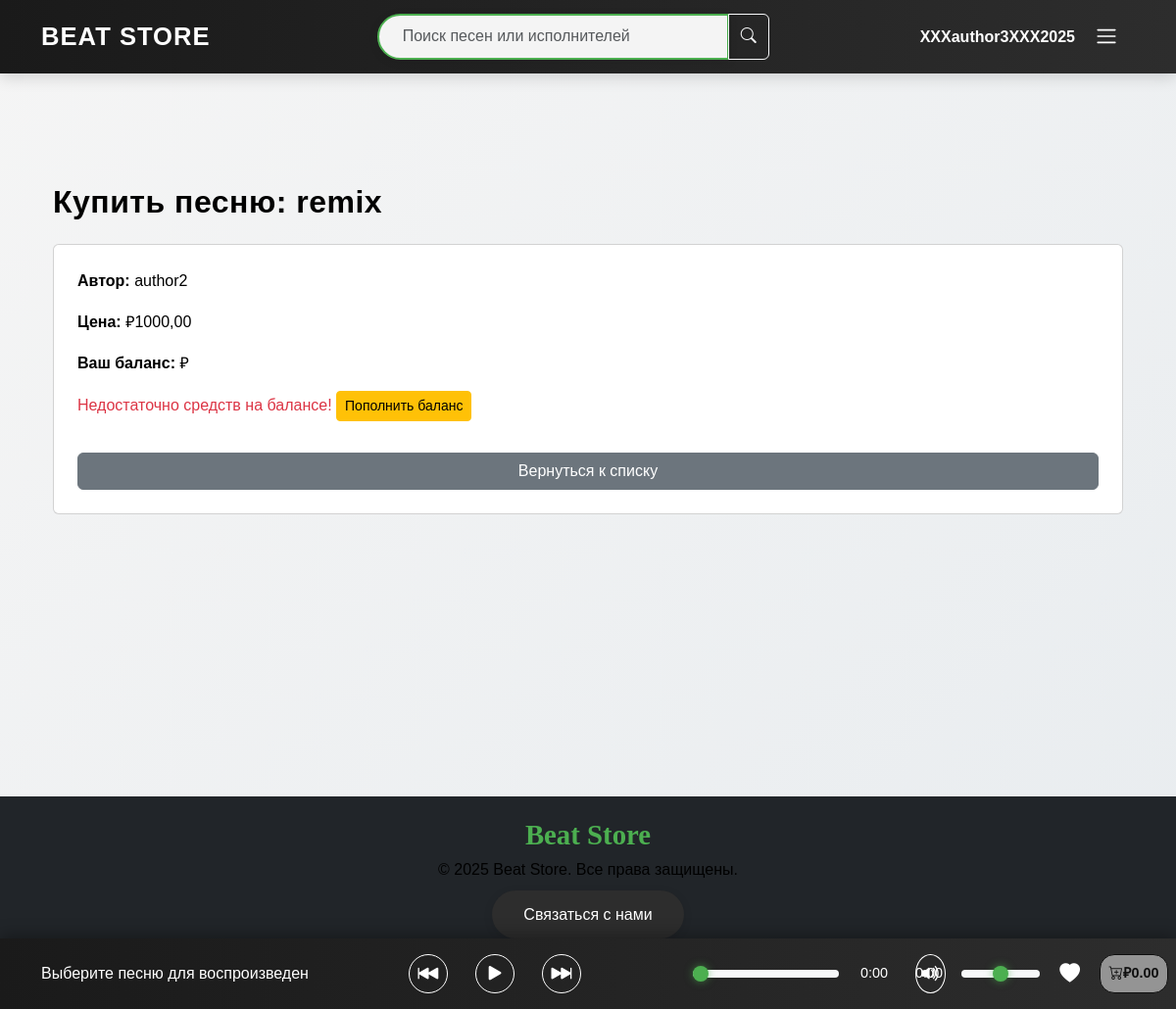
Page /buy/3/ (signed in) on the committed database.
### store/models.py (models this page shows, shortened)
class User(AbstractUser):
    email = models.EmailField(unique=True, verbose_name='Электронная почта')
    balance = models.DecimalField(max_digits=10, decimal_places=2, default=0.00, verbose_name='Баланс')
    class Meta:
        verbose_name = 'Пользователь'
        verbose_name_plural = 'Пользователи'
        indexes = [models.Index(fields=['username', 'email'])]

class Song(models.Model):
    title = models.CharField(max_length=100, verbose_name='Название')
    path = models.FileField(upload_to='songs/', verbose_name='Файл')
    cover = models.ImageField(upload_to='covers/', null=True, blank=True, verbose_name='Обложка')
    likes = models.ManyToManyField(
        User,
        related_name='liked_songs',
        blank=True,
        verbose_name='Лайки'
    )
    author = models.ForeignKey(
        User,
        on_delete=models.CASCADE,
        related_name='songs',
        verbose_name='Автор'
    )
    genre = models.ForeignKey(
        Genre,
        on_delete=models.SET_NULL,
        null=True,
        blank=True,
        verbose_name='Жанр'
    )
    price = models.DecimalField(
        max_digits=8,
        decimal_places=2,
        default=0.00,
        verbose_name='Цена'
    )
    total_plays = models.PositiveIntegerField(default=0, verbose_name='Количество прослушиваний')
    created_at = models.DateTimeField(auto_now_add=True, verbose_name='Дата создания')
    @property
    def total_likes(self):
        return self.likes.count()
    class Meta:
        verbose_name = 'Песня'
        verbose_name_plural = 'Песни'
        ordering = ['-created_at']
        indexes = [
            models.Index(fields=['created_at']),
            models.Index(fields=['total_plays']),
            models.Index(fields=['author', 'created_at']),
        ]

### store/views.py (the view)
# urls.py: path('buy/<int:song_id>/', views.buy_song, name='buy_song'),
@login_required
def buy_song(request, song_id):
    song = get_object_or_404(Song, id=song_id)
    user = request.user
    if Transaction.objects.filter(buyer=user, song=song, is_successful=True).exists():
        messages.error(request, 'Вы уже приобрели эту песню.')
        return redirect('store:cart')
    songs_json = [
        {
            'id': song.id,
            'path': song.path.url,
            'title': song.title,
            'author': song.author.username,
            'total_likes': song.total_likes,
            'price': float(song.price),
            'total_plays': song.total_plays
        }
    ]
    context = {
        'song': song,
        'songs_json': json.dumps(songs_json, ensure_ascii=False),
    }
    return render(request, 'store/buy_song.html', context)

### store/templates/store/buy_song.html (shortened to what this page needs)
{% extends 'store/base.html' %}
{% load static %}
{% block content %}
<main class="container my-4">
    <h2>Купить песню: {{ song.title }}</h2>
    <div class="card p-4">
        <p><strong>Автор:</strong> {{ song.author.username }}</p>
        <p><strong>Цена:</strong> ₽{{ song.price }}</p>
        <p><strong>Ваш баланс:</strong> ₽{{ user_balance }}</p>
        {% if user_balance >= song.price %}
            <form method="post">
                {% csrf_token %}
                <button type="submit" class="btn btn-primary">Купить</button>
            </form>
        {% else %}
            <p class="text-danger">Недостаточно средств на балансе! <a href="{% url 'store:top_up_balance' %}" class="btn btn-sm btn-warning">Пополнить баланс</a></p>
        {% endif %}
        <a href="{% url 'store:music_list' %}" class="btn btn-secondary mt-3">Вернуться к списку</a>
    </div>
</main>
{% endblock %}

### store/templates/store/header.html (shortened to what this page needs)
{% load static %}
<header class="navbar">
    <div class="container">
        <a class="navbar-brand" href="{% url 'store:index' %}">Beat Store</a>
        <form class="search-form mx-auto" action="{% url 'store:music_list' %}" method="get">
            <div class="input-group">
                <input class="search-input form-control" type="search" name="search" placeholder="Поиск песен или исполнителей" aria-label="Поиск">
                <button class="btn btn-outline-light search-btn" type="submit" aria-label="Поиск">
                    <i class="bi bi-search"></i>
                </button>
            </div>
        </form>
        <div class="auth-section">
            {% if user.is_authenticated %}
                <a href="{% url 'store:profile' user.username %}" class="nav-link username">{{ user.username }}</a>
            {% else %}
                <a href="{% url 'store:login' %}" class="auth-btn">Вход</a>
            {% endif %}
        </div>
        <button class="navbar-toggler ms-2" type="button" data-bs-toggle="offcanvas" data-bs-target="#offcanvasNavbar" aria-controls="offcanvasNavbar" aria-label="Переключить навигацию">
            <span class="navbar-toggler-icon"></span>
        </button>
    </div>
</header>

### static/css/style.css (style rules this page uses)
:root { --footer-bg: #1a1a1a; --primary-color: #4CAF50; --dark-bg: #1a1a1a; --light-bg: #f5f5f5; --text-dark: #000000; --text-light: #ffffff; --close-button-color: #ffffff; --transition: all 0.3s ease; --shadow-sm: 0 2px 10px rgba(0, 0, 0, 0.1); --shadow-md: 0 4px 15px rgba(0, 0, 0, 0.15); --like-color: rgb(255, 0, 0); --cart-color: #fefe02; --highlight-color: #ffffff; }
*, *::before, *::after { box-sizing: border-box; margin: 0; padding: 0; }
body { font-family: 'Montserrat', sans-serif; background: linear-gradient(135deg, var(--light-bg) 0%, #e8ecef 100%); color: var(--text-dark); line-height: 1.6; display: flex; flex-direction: column; min-height: 100vh; }
h1, h2, h3, h4, h5, h6 { font-family: 'Gill Sans', 'Gill Sans MT', Calibri, 'Trebuchet MS', sans-serif; color: var(--text-dark); margin-bottom: 1.5rem; font-weight: 700; letter-spacing: 0.5px; }
p, a, span, li { font-size: 1rem; color: var(--text-dark); font-weight: 400; }
main { flex: 1; padding: 2rem 1rem; max-width: 1400px; margin: 0 auto; padding-bottom: 120px; }
.navbar { background: linear-gradient(to right, var(--dark-bg), #2d2d2d); padding: 0.75rem 1rem; box-shadow: var(--shadow-md); position: sticky; top: 0; z-index: 1000; display: flex; justify-content: space-between; align-items: center; }
.navbar-brand { font-size: 1.6rem; font-weight: 700; color: var(--highlight-color); text-transform: uppercase; letter-spacing: 1px; transition: var(--transition); }
.auth-section { display: flex; align-items: center; gap: 1.2rem; }
.username { color: var(--highlight-color); font-weight: 600; transition: var(--transition); }
.navbar-toggler { margin-right: 5px; border: none; padding: 0.25rem 0.75rem; color: var(--highlight-color); }
.search-form { margin: 0 1rem; position: relative; max-width: 400px; flex-grow: 1; }
.search-input { border-radius: 50px; padding: 0.6rem 1.5rem; border: 2px solid var(--primary-color); font-family: 'Montserrat', sans-serif; background: rgba(255, 255, 255, 0.95); box-shadow: var(--shadow-sm); transition: var(--transition); }

### rows in the picture
User: username "XXXauthor3XXX2025"
Song: title "remix", author.username "author2", price "1000,00"
